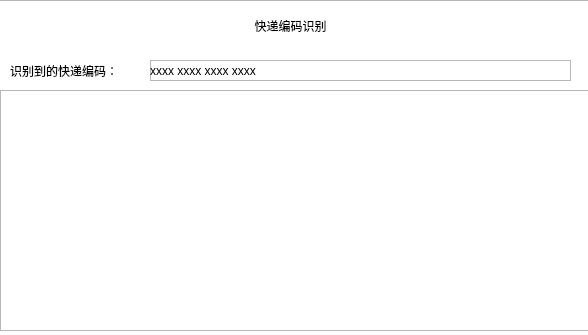
<?xml version="1.0" encoding="UTF-8"?>
<ui version="4.0">
 <class>Dialog</class>
 <widget class="QDialog" name="Dialog">
  <property name="geometry">
   <rect>
    <x>0</x>
    <y>0</y>
    <width>588</width>
    <height>335</height>
   </rect>
  </property>
  <property name="windowTitle">
   <string>Dialog</string>
  </property>
  <widget class="QLabel" name="label_2">
   <property name="geometry">
    <rect>
     <x>200</x>
     <y>10</y>
     <width>181</width>
     <height>31</height>
    </rect>
   </property>
   <property name="styleSheet">
    <string notr="true">font: 14pt &quot;Agency FB&quot;;</string>
   </property>
   <property name="text">
    <string>快递编码识别</string>
   </property>
   <property name="alignment">
    <set>Qt::AlignCenter</set>
   </property>
  </widget>
  <widget class="QLabel" name="label_3">
   <property name="geometry">
    <rect>
     <x>10</x>
     <y>60</y>
     <width>141</width>
     <height>21</height>
    </rect>
   </property>
   <property name="styleSheet">
    <string notr="true">font: 12pt &quot;Agency FB&quot;;</string>
   </property>
   <property name="text">
    <string>识别到的快递编码：</string>
   </property>
  </widget>
  <widget class="QListView" name="listView">
   <property name="geometry">
    <rect>
     <x>-10</x>
     <y>0</y>
     <width>601</width>
     <height>431</height>
    </rect>
   </property>
   <property name="styleSheet">
    <string notr="true">background-image:url(:/BG_num.png)</string>
   </property>
  </widget>
  <widget class="QFrame" name="frame">
   <property name="geometry">
    <rect>
     <x>0</x>
     <y>90</y>
     <width>591</width>
     <height>241</height>
    </rect>
   </property>
   <property name="frameShape">
    <enum>QFrame::StyledPanel</enum>
   </property>
   <property name="frameShadow">
    <enum>QFrame::Raised</enum>
   </property>
   <widget class="QLabel" name="label">
    <property name="geometry">
     <rect>
      <x>0</x>
      <y>0</y>
      <width>591</width>
      <height>241</height>
     </rect>
    </property>
    <property name="text">
     <string/>
    </property>
    <property name="alignment">
     <set>Qt::AlignCenter</set>
    </property>
   </widget>
  </widget>
  <widget class="QFrame" name="frame_2">
   <property name="geometry">
    <rect>
     <x>150</x>
     <y>60</y>
     <width>421</width>
     <height>21</height>
    </rect>
   </property>
   <property name="frameShape">
    <enum>QFrame::StyledPanel</enum>
   </property>
   <property name="frameShadow">
    <enum>QFrame::Raised</enum>
   </property>
   <widget class="QLabel" name="label_4">
    <property name="geometry">
     <rect>
      <x>0</x>
      <y>0</y>
      <width>411</width>
      <height>21</height>
     </rect>
    </property>
    <property name="styleSheet">
     <string notr="true">font: 15pt &quot;Agency FB&quot;;</string>
    </property>
    <property name="text">
     <string>xxxx xxxx xxxx xxxx</string>
    </property>
    <property name="alignment">
     <set>Qt::AlignLeading|Qt::AlignLeft|Qt::AlignVCenter</set>
    </property>
   </widget>
  </widget>
  <zorder>listView</zorder>
  <zorder>label_2</zorder>
  <zorder>label_3</zorder>
  <zorder>frame</zorder>
  <zorder>frame_2</zorder>
 </widget>
 <resources>
  <include location="../data/resources.qrc"/>
 </resources>
 <connections/>
</ui>
